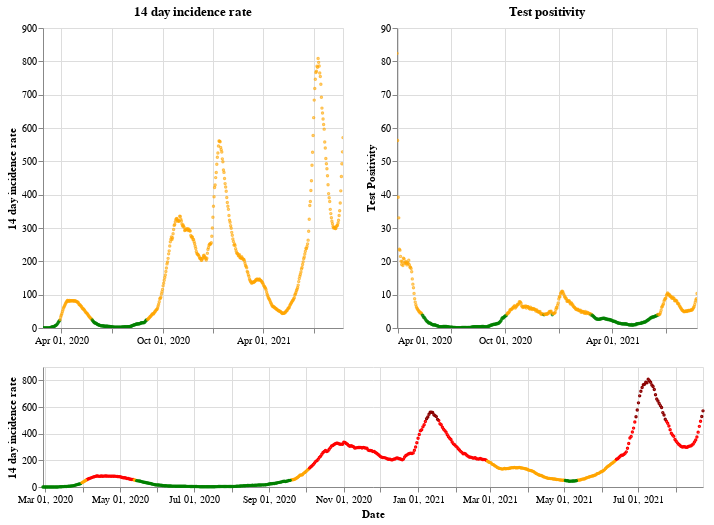

Here is the notebook cell this chart was saved with:
### Markdown cell above
## Scotland

### Code cell
plot_traffic_light('Scotland')

### Figure 1 — Vega-Lite specification as saved in the notebook (floating-point values rounded to 4 significant figures; data arrays with more than 128 entries replaced by an {"elided": "..."} marker saying what was removed)
{"config": {"view": {"continuousWidth": 400, "continuousHeight": 300}}, "vconcat": [{"hconcat": [{"mark": {"type": "point", "size": 2}, "encoding": {"color": {"condition": {"value": "green", "test": "(datum.twoWeeklyCasesRate <= 25)"}, "value": "orange"}, "tooltip": [{"type": "nominal", "field": "areaName"}, {"type": "temporal", "field": "date"}, {"type": "quantitative", "field": "twoWeeklyCasesRate"}, {"type": "quantitative", "field": "testPositivity"}], "x": {"type": "temporal", "axis": {"title": ""}, "field": "date", "scale": {"domain": {"selection": "DateBrush"}}, "timeUnit": "yearmonthdate"}, "y": {"type": "quantitative", "axis": {"title": "14 day incidence rate"}, "field": "twoWeeklyCasesRate"}}, "title": "14 day incidence rate", "width": 300}, {"mark": {"type": "point", "size": 2}, "encoding": {"color": {"condition": {"value": "green", "test": "(datum.testPositivity <= 4)"}, "value": "orange"}, "tooltip": [{"type": "nominal", "field": "areaName"}, {"type": "temporal", "field": "date"}, {"type": "quantitative", "field": "twoWeeklyCasesRate"}, {"type": "quantitative", "field": "testPositivity"}], "x": {"type": "temporal", "axis": {"title": ""}, "field": "date", "scale": {"domain": {"selection": "DateBrush"}}, "timeUnit": "yearmonthdate"}, "y": {"type": "quantitative", "axis": {"title": "Test Positivity"}, "field": "testPositivity"}}, "title": "Test positivity", "width": 300}]}, {"layer": [{"mark": {"type": "point", "size": 2}, "encoding": {"color": {"condition": {"value": "orange", "test": "(((datum.testPositivity < 4) && (datum.twoWeeklyCasesRate >= 50)) && (datum.twoWeeklyCasesRate < 200))"}, "value": "red"}, "opacity": {"condition": {"value": 1, "test": "((datum.twoWeeklyCasesRate >= 50) && (datum.twoWeeklyCasesRate < 500))"}, "value": 0}, "tooltip": [{"type": "nominal", "field": "areaName"}, {"type": "temporal", "field": "date"}, {"type": "quantitative", "field": "twoWeeklyCasesRate"}, {"type": "quantitative", "field": "testPositivity"}], "x": {"type": "temporal", "axis": {"title": "Date"}, "field": "date", "timeUnit": "yearmonthdate"}, "y": {"type": "quantitative", "axis": {"title": "14 day incidence rate"}, "field": "twoWeeklyCasesRate"}}, "selection": {"DateBrush": {"type": "interval", "encodings": ["x"], "fields": ["Time"]}}}, {"mark": {"type": "point", "size": 2}, "encoding": {"color": {"value": "darkred"}, "opacity": {"condition": {"value": 1, "test": "(datum.twoWeeklyCasesRate >= 500)"}, "value": 0}, "tooltip": [{"type": "nominal", "field": "areaName"}, {"type": "temporal", "field": "date"}, {"type": "quantitative", "field": "twoWeeklyCasesRate"}, {"type": "quantitative", "field": "testPositivity"}], "x": {"type": "temporal", "axis": {"title": "Date"}, "field": "date", "timeUnit": "yearmonthdate"}, "y": {"type": "quantitative", "axis": {"title": "14 day incidence rate"}, "field": "twoWeeklyCasesRate"}}}, {"mark": {"type": "point", "size": 2}, "encoding": {"color": {"condition": {"value": "green", "test": "((datum.testPositivity < 4) && (datum.twoWeeklyCasesRate < 50))"}, "value": "orange"}, "opacity": {"condition": {"value": 1, "test": "(datum.twoWeeklyCasesRate < 50)"}, "value": 0}, "tooltip": [{"type": "nominal", "field": "areaName"}, {"type": "temporal", "field": "date"}, {"type": "quantitative", "field": "twoWeeklyCasesRate"}, {"type": "quantitative", "field": "testPositivity"}], "x": {"type": "temporal", "axis": {"title": "Date"}, "field": "date", "timeUnit": "yearmonthdate"}, "y": {"type": "quantitative", "axis": {"title": "14 day incidence rate"}, "field": "twoWeeklyCasesRate"}}}], "height": 120, "width": 660}], "data": {"name": "data-f5d3ee35297683c1fd7827eb3aa49151"}, "$schema": "https://vega.github.io/schema/vega-lite/v4.8.1.json", "datasets": {"data-f5d3ee35297683c1fd7827eb3aa49151": {"elided": "543 records"}}}
